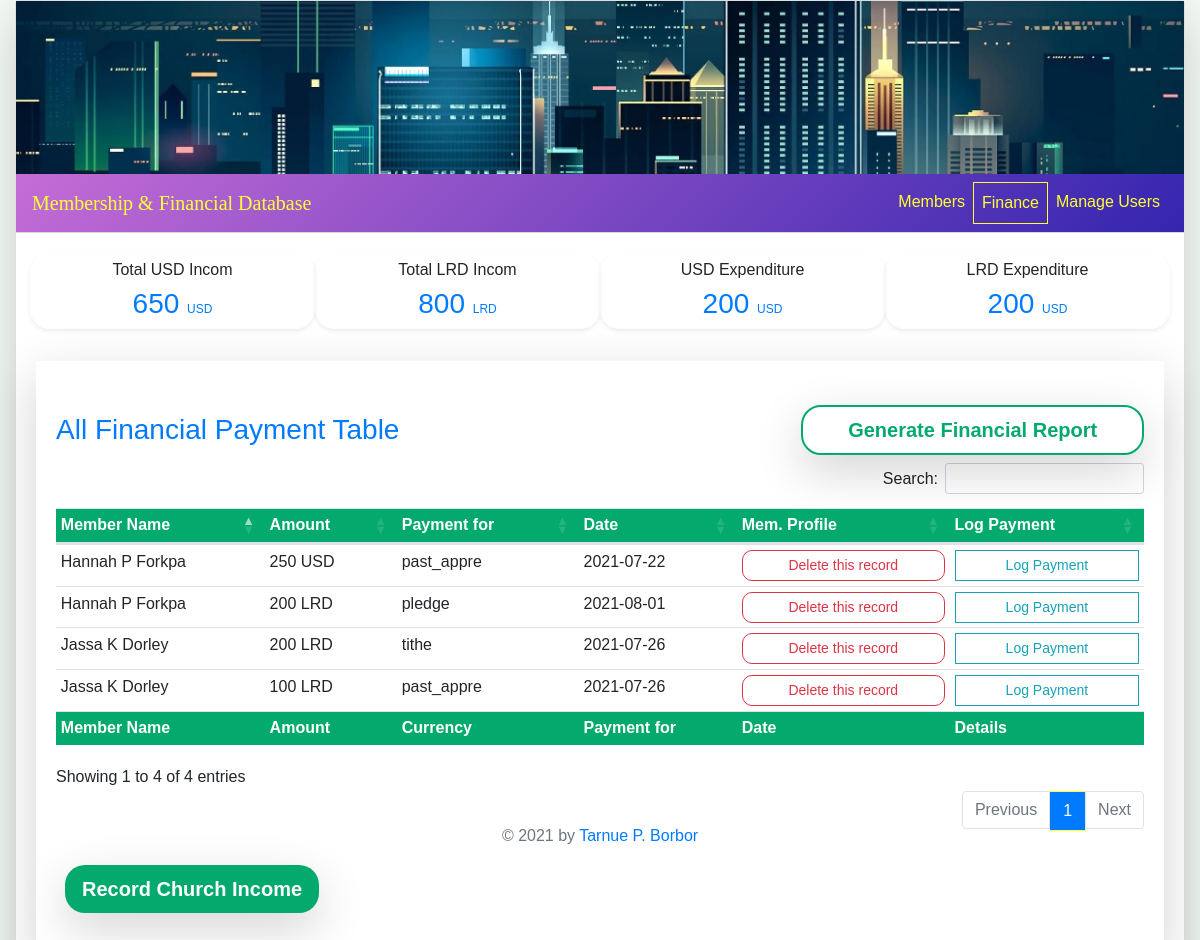
The app's page /finance.php (signed in) with its own data.
### tables this page shows
CREATE TABLE `membership_table` (
  `id` int(11) NOT NULL,
  `mem_pic` varchar(225) NOT NULL,
  `fName` varchar(50) NOT NULL,
  `mName` varchar(50) NOT NULL,
  `lName` varchar(50) NOT NULL,
  `sex` varchar(1) NOT NULL,
  `dob` date NOT NULL,
  `occupation` varchar(100) NOT NULL,
  `entity` varchar(100) NOT NULL,
  `country` varchar(100) NOT NULL,
  `county` varchar(100) NOT NULL,
  `province` varchar(100) NOT NULL,
  `home_or_city` varchar(100) NOT NULL,
  `nationality` varchar(100) NOT NULL,
  `email` varchar(100) NOT NULL,
  `address` varchar(225) NOT NULL,
  `matital_status` varchar(50) NOT NULL,
  `btsml_status` varchar(50) NOT NULL,
  `former_reg` varchar(100) NOT NULL,
  `prev_church` varchar(100) NOT NULL,
  `contact` varchar(20) NOT NULL,
  `department` varchar(100) NOT NULL,
  `phy_status` varchar(100) NOT NULL,
  `member_id` varchar(8) NOT NULL
);

CREATE TABLE `payment_table` (
  `id` int(225) NOT NULL,
  `recorded_by` varchar(50) NOT NULL,
  `currency` varchar(50) NOT NULL,
  `amount` int(50) NOT NULL,
  `payment_for` varchar(100) NOT NULL,
  `paymentDate` date NOT NULL,
  `member_id` varchar(100) NOT NULL,
  `description` varchar(225) NOT NULL
);

### includes/connect.php (called while the page is built, shortened)
<?php
Class Dbh {
	public function connection(){
		$this->servername = "localhost";
		$this->username = "root";
		$this->password = "";
		$this->myDb = "church_db";
		try {
			    $dsn = "mysql:host=".$this->servername.";dbname=".$this->myDb;
			    $pdo =  new PDO($dsn, $this->username, $this->password);
			    $pdo->setAttribute(PDO::ATTR_ERRMODE, PDO::ERRMODE_EXCEPTION);
			    return $pdo;
			    }
			catch(PDOException $e)
			    {
			    echo "Connection failed: " . $e->getMessage();
			    }
	}
}

### includes/model.php (called while the page is built, shortened)
<?php
include 'connect.php';
Class Query extends Dbh {
public function load_payments_in_table(){
	$sql = "SELECT membership_table.fname, membership_table.mName, membership_table.lName, payment_table.amount, payment_table.payment_for, membership_table.member_id, payment_table.currency, payment_table.paymentDate, payment_table.id FROM membership_table INNER JOIN payment_table ON membership_table.member_id = payment_table.member_id";
	$stmt = $this->connection()->query($sql);
	return  $stmt;
	}
	public function sum_total_usd(){
		$sql = "SELECT SUM(amount) FROM payment_table WHERE currency = 'USD' AND payment_for != 'expenditure'";
		$stmt = $this->connection()->query($sql);
		return $stmt->fetchColumn();
	}
	public function sum_total_usd_expenditure(){
		$sql = "SELECT SUM(amount) FROM payment_table WHERE currency = 'USD' AND payment_for = 'expenditure'";
		$stmt = $this->connection()->query($sql);
		return $stmt->fetchColumn();
	}
	public function sum_total_lrd_expenditure(){
		$sql = "SELECT SUM(amount) FROM payment_table WHERE currency = 'LRD' AND payment_for = 'expenditure'";
		$stmt = $this->connection()->query($sql);
		return $stmt->fetchColumn();
	}
	public function sum_total_lrd(){
		$sql = "SELECT SUM(amount) FROM payment_table WHERE currency = 'LRD' AND payment_for != 'expenditure'";
		$stmt = $this->connection()->query($sql);
		return $stmt->fetchColumn();
	}
}

### includes/payment_table.php (the view, shortened to what this page needs)
<table id="example" class="table table-sm" >
	<thead class="mt-1" >
		<tr>
			<th>Member Name</th>
			<th>Amount </th>
			<th>Payment for</th>
			<th>Date</th>
			<th>Mem. Profile</th>
			<th>Log Payment</th>
		</tr>
	</thead>
	<tbody>
		<?php
		include_once('model.php');
		$pdoObj = new Query();
		$members = $pdoObj->load_payments_in_table();
		while ($rows = $members->fetch()) {
			?>
			<tr>
				<td><?php echo $rows['fname'].' '.$rows['mName'].' '.$rows['lName']; ?></td>
				<td><?php echo $rows['amount'].' '.$rows['currency'] ?></td>
				<td><?php echo $rows['payment_for'] ?></td>
				<td><?php echo $rows['paymentDate'] ?></td>
				<td><a href="deletor.php?id=<?php echo $rows['id'] ?>&table=payment_table"  class=" btn btn-block btn-sm btn-outline-danger" style="border-radius: 10px" >Delete this record</a></td>
				<td><button id="<?php echo $rows['member_id'] ?>" class="log_payment btn btn-block btn-sm btn-outline-info rounded-0">Log Payment</button></td>
			</tr>
			<?php
		}
		?>
		<tfoot>
			<tr>
			<th>Member Name</th>
			<th>Amount </th>
			<th>Currency</th>
			<th>Payment for</th>
			<th>Date</th>
			<th>Details</th>
		</tr>
		</tfoot>
	</tbody>
</table>

### includes/header.php (shortened to what this page needs)
<!doctype html>
<html lang="en">
  <head>
    <link rel="stylesheet" href="https://maxcdn.bootstrapcdn.com/bootstrap/4.5.2/css/bootstrap.min.css">
    <link rel="stylesheet" type="text/css" href="https://stackpath.bootstrapcdn.com/font-awesome/4.7.0/css/font-awesome.min.css">
    <link rel="stylesheet" type="text/css" href="css/customStyle1.css">
     <link rel="stylesheet" type="text/css" href="https://cdn.datatables.net/1.10.24/css/dataTables.bootstrap4.min.css">
  </head>
  <body>

### finance.php (shortened to what this page needs)
<?php
$title = "finance";
include 'includes/header.php';
?>
<div class="container-fluid  " style="height: 100vh;">
	<div class="row h-100 align-items-center">
		<div class="col-md-12 ">
			<div class="card shadow-lg pt-0">
			<?php include("includes/nav_bar.php"); ?>
				<div class="card-body" >
					<div class="row">
						<?php include("includes/finance_summary_slides.php"); ?>
					</div>
					<div class="card-body  mt-4 shadow-lg ">
						<div class="row mt-4 align-items-center">
							<div class="col-md-8 "><h3 class="text-primary">All Financial Payment Table</h3></div>
							<div class="col-md-4">
								<button class="btn my-btn-outline btn-block btn-lg mb-2 shadow-lg" data-toggle="modal" data-target="#financial_report_form">Generate Financial Report</button>
							</div>
						</div>
						<div class="table-responsive" style="width: 100%; ">
							<?php include("includes/payment_table.php"); ?>
						</div>
						<div class="row">
							<div class="col-md-8  p-4">
								<button class="btn my-btn mt-2 shadow-lg btn-lg " data-toggle="modal" data-target="#record_income">Record Church Income</button>
							</div>
						</div>
					</div>
				</div>
			</div>
		</div>
	</div>
</div>
<?php
include('includes/footer.php');
?>

### includes/nav_bar.php (shortened to what this page needs)
<div class="card-header text-center pl-0 pr-0 pb-0 pt-0">
  <img src="imgs/2677518.jpg" class="img-fluid w-100">
  <div class="bg-primary text-white">
    <nav class="navbar navbar-expand-lg navbar-light bg-info" style="background:linear-gradient(135deg, #C56CD6 0%,#3425AF 100%);">
      <a class="navbar-brand " style="color:#ffff33; font-family: Corbel Light" href="#">Membership & Financial Database</a>
      <div class="collapse navbar-collapse" id="navbarNavAltMarkup">
        <div class="navbar-nav ml-auto">
          <a class="nav-item nav-link <?php if($title === 'members'){echo 'active';}else{}?>" href="membership.php">Members</a>
          <a class="nav-item nav-link <?php if($title === 'finance'){echo 'active';}else{}?>" href="finance.php">Finance</a>
          <a class="nav-item nav-link <?php if($title === 'users'){echo 'active';}else{} ?>" href="users.php">Manage Users</a>
        </div>
      </div>
    </nav>
  </div>
</div>

### includes/finance_summary_slides.php
<div class="container">
	<div class="row">
		<div class="col-md-3 mb-md-2">
	<div class="row row-eq-height shadow-sm text-center" style="border-radius: 20px">
		<div class="col-12 ">
			<p class="lead lead mb-1"><small>Total USD Incom</small></p>
			<h3 class="text-primary">
				<?php
				include_once('includes/model.php');
				$pdo = new Query();
				echo $pdo->sum_total_usd();
				?>
				<span style="font-size:12px">USD</span></h3>
			</div>
		</div>
	</div>
	<div class="col-md-3 mb-md-2">
		<div class="row row-eq-height  shadow-sm text-center" style="border-radius: 20px">
			<div class="col-12 ">
				<p class="lead lead mb-1"><small>Total LRD Incom</small></p>
				<h3 class="text-primary">
					<?php
					include_once('includes/model.php');
					$pdo = new Query();
					echo $pdo->sum_total_lrd();
					?>
					<span style="font-size:12px">LRD</span></h3>
				</div>
			</div>
		</div>
		<div class="col-md-3 mb-md-2 shadow-sm text-center" style="border-radius: 20px">
			<div class="col-12 ">
				<p class="lead lead mb-1"><small>USD Expenditure</small></p>
				<h3 class="text-primary">
					<?php
					include_once('includes/model.php');
					$pdo = new Query();
					echo $pdo->sum_total_usd_expenditure();
					?>
					<span style="font-size:12px">USD</span></h3>
				</div>
			</div>
			<div class="col-md-3 mb-md-2 shadow-sm shadow-sm text-center" style="border-radius: 20px;">
				<div class="col-12 ">
					<p class="lead mb-1"><small>LRD Expenditure</small></p>
					<h3 class="text-primary">
						<?php
						include_once('includes/model.php');
						$pdo = new Query();
						echo $pdo->sum_total_lrd_expenditure();
						?>
						<span style="font-size:12px">USD</span></h3>
					</div>
				</div>
	</div>
</div>

### includes/footer.php (shortened to what this page needs)
<div class="row">
    <div class="col-md-6 offset-md-3 py-4 text-center text-secondary">
        <p>© 2021 by <a href="https://github.com/tarnuepborbor">Tarnue P. Borbor</a>
    </div>
</div>
</body>
</html>

### css/customStyle1.css (style rules this page uses)
body, html { margin: 0; padding: 0; height: 100%; font-family: Arial; }
body { background: rgba(217,238,225,.3); }
.active { border: 1px solid #ffff33; }
.nav-link { color: #ffff33 !important; }
.my-btn { background: #04aa6d; color: white; font-weight: bold; font-size: 20px; border-radius: 20px; }
.my-btn-outline { color: #04aa6d; background:white; border: 2px solid #04aa6d; font-weight: bold; font-size: 20px; border-radius: 20px; }
table { border-collapse: collapse; width: 100%; }
th, td { text-align: left; padding: 8px; }
tr:nth-child(even) { background-color: #f2f2f2 }
th { background-color: #04AA6D; color: white; }

### records on screen
membership_table: fName "Jassa", mName "K", lName "Dorley", payment_table.amount "200", payment_table.currency "LRD", payment_table.payment_for "tithe", payment_table.paymentDate "2021-07-26", payment_table.amount "100", payment_table.payment_for "past_appre"
membership_table: fName "Hannah", mName "P", lName "Forkpa", payment_table.amount "250", payment_table.currency "USD", payment_table.payment_for "past_appre", payment_table.paymentDate "2021-07-22", payment_table.amount "200", payment_table.currency "LRD", payment_table.payment_for "pledge", payment_table.paymentDate "2021-08-01"

### other values on screen
$pdo->sum_total_usd() "650"
$pdo->sum_total_lrd() "800"
$pdo->sum_total_usd_expenditure() "200"
$pdo->sum_total_lrd_expenditure() "200"
